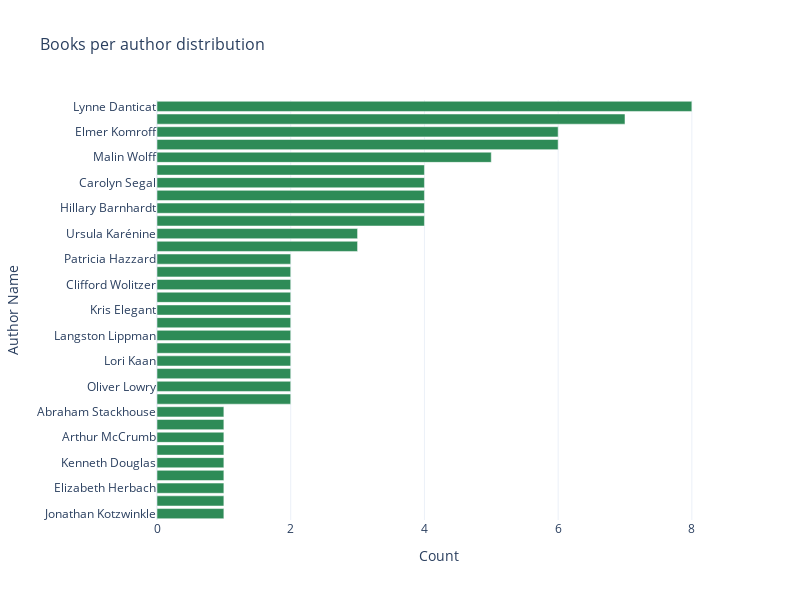

Notebook code for this chart:
### Markdown cell above
### 4.2.4 Author distribution

### Code cell
create_horizontal_bar_plot(sales_total, 'author_name', 'Books per author distribution')

### Figure 1 — Plotly figure (JSON) as saved in the notebook; plotly's stock layout.template omitted (floating-point values rounded to 4 significant figures)
{"data": [{"hovertemplate": "Count=%{x}<br>Author Name=%{y}<extra></extra>", "legendgroup": "", "marker": {"color": "seagreen", "pattern": {"shape": ""}}, "name": "", "orientation": "h", "showlegend": false, "textposition": "auto", "type": "bar", "x": [1, 1, 1, 1, 1, 1, 1, 1, 1, 2, 2, 2, 2, 2, 2, 2, 2, 2, 2, 2, 2, 3, 3, 4, 4, 4, 4, 4, 5, 6, 6, 7, 8], "xaxis": "x", "y": ["Jonathan Kotzwinkle", "Philip Antrim", "Elizabeth Herbach", "Bernard Hopf", "Kenneth Douglas", "Ward Haigh", "Arthur McCrumb", "Charles Fenimore", "Abraham Stackhouse", "Leonard Nabokov", "Oliver Lowry", "Grace Harrison", "Lori Kaan", "R.M. Larner", "Langston Lippman", "Phoebe Brown", "Kris Elegant", "David Beam", "Clifford Wolitzer", "Jill Hergesheimer", "Patricia Hazzard", "Kathy Yglesias", "Ursula Karénine", "Gloria Green", "Hillary Barnhardt", "John W. Spanogle", "Carolyn Segal", "Robert Plimpton", "Malin Wolff", "Burton Malamud", "Elmer Komroff", "Bianca Thompson", "Lynne Danticat"], "yaxis": "y"}], "layout": {"barmode": "relative", "height": 600, "legend": {"tracegroupgap": 0}, "title": {"font": {"size": 16}, "text": "Books per author distribution"}, "width": 800, "xaxis": {"anchor": "y", "domain": [0, 1], "title": {"text": "Count"}}, "yaxis": {"anchor": "x", "domain": [0, 1], "title": {"text": "Author Name"}}}}
